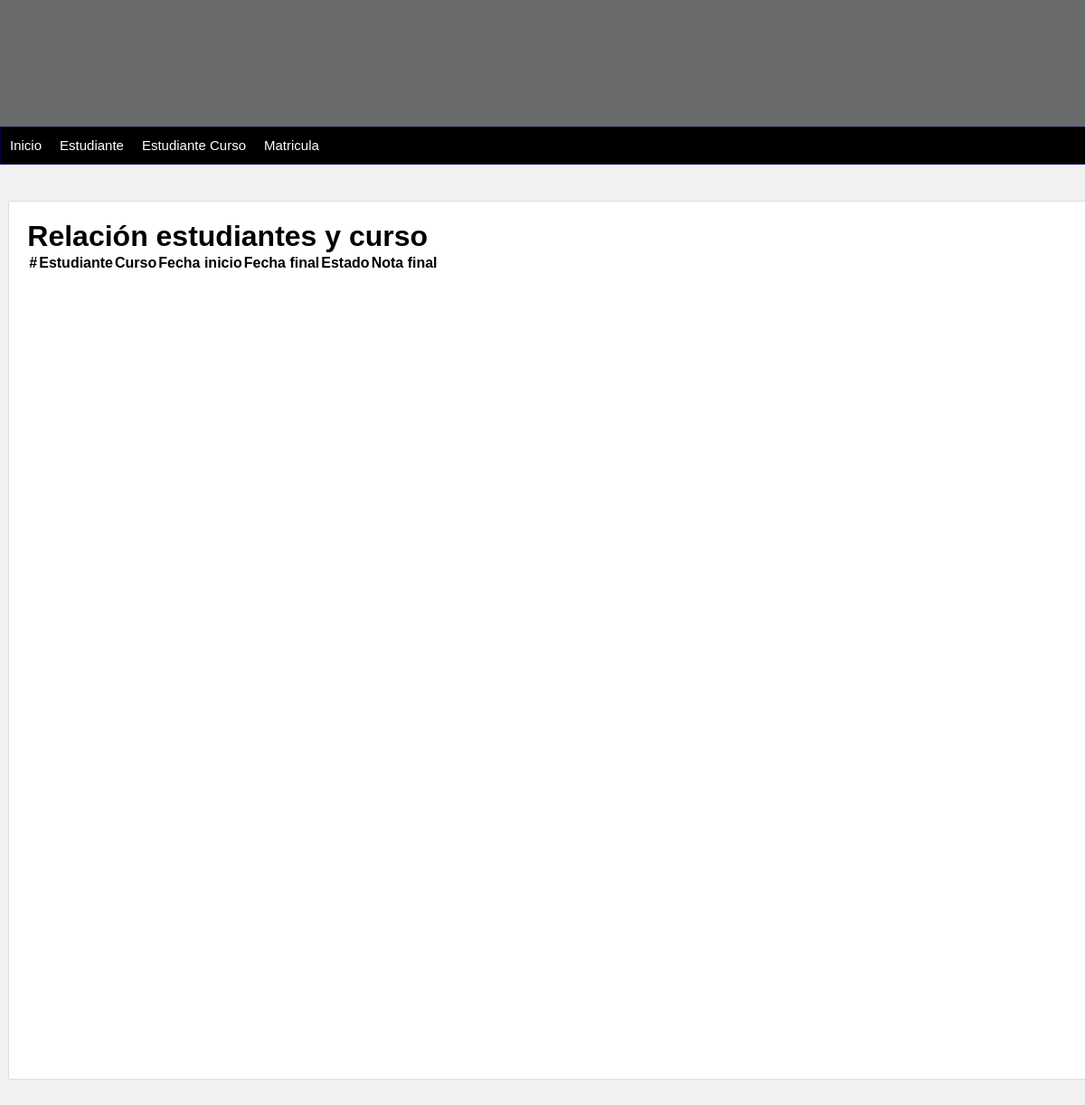
The page /estudianteCurso/ on the database as committed earlier.
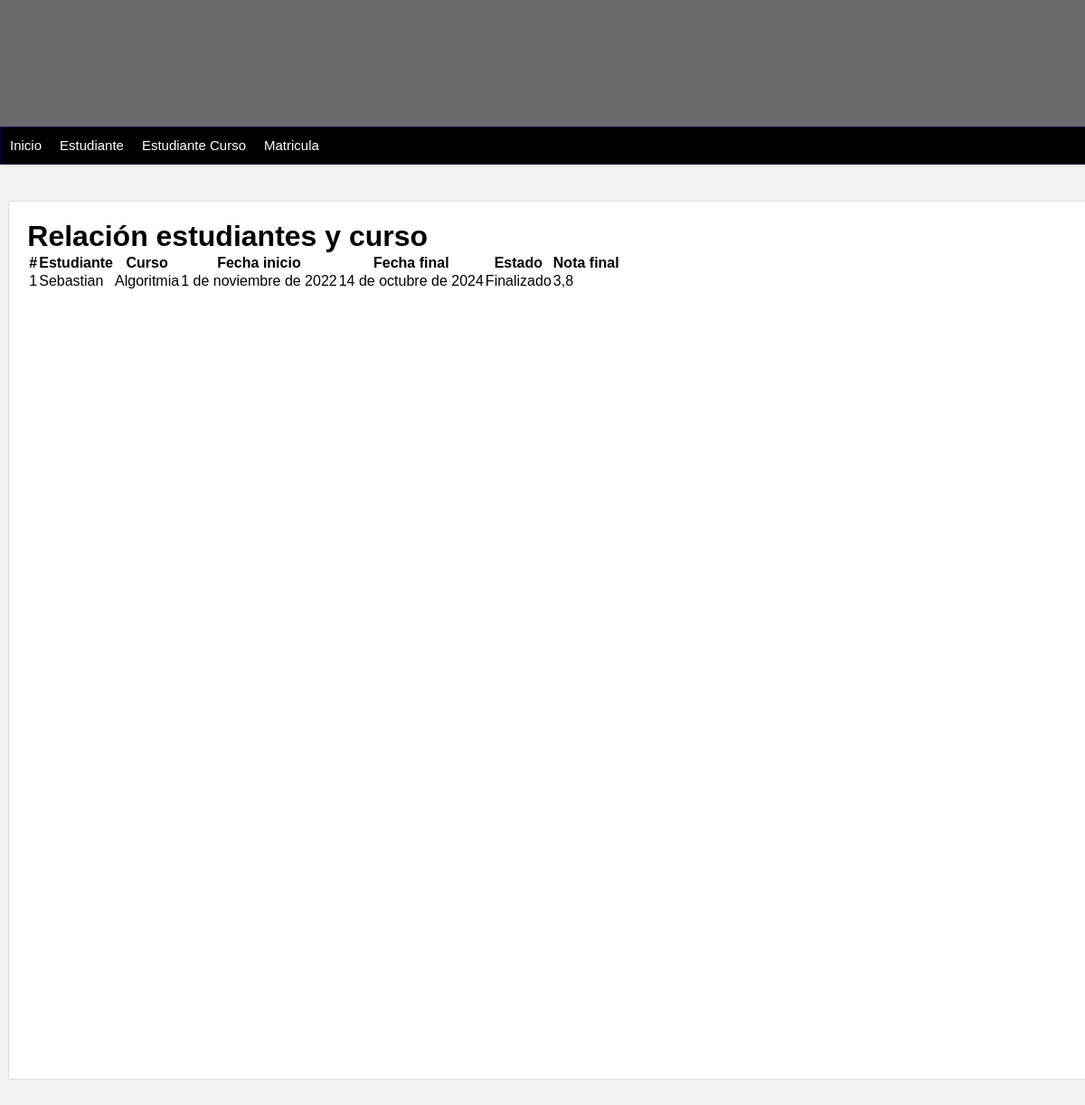
The same page on the database as committed later.
### curso/models.py (models this page shows, shortened)
class EstudianteYCurso(models.Model):
    dni = models.CharField(max_length=20, primary_key=True, default='SIN_DNI')
    nombre = models.CharField(max_length=100)
    curso = models.ForeignKey(Curso, null=False, blank=False, on_delete=models.CASCADE)
    fechadeinicio = models.DateField()
    fechefinal = models.DateField()
    estado = models.CharField(max_length=100)
    nota_final = models.FloatField()
    def __str__(self):
        return self.nombre

class Curso(models.Model):
    nombre = models.CharField(max_length=100)
    descripcion = models.TextField()
    duracion = models.IntegerField()
    capacidadMaxima = models.IntegerField()
    profesor = models.ForeignKey(Persona, on_delete=models.CASCADE, null=True, blank=True)
    def __str__(self):
        return self.nombre

### curso/views.py (the view)
# urls.py: path('estudianteCurso/',lista_estudiantes_cursos , name='EstudianteCurso'),
def lista_estudiantes_cursos(request):
    estudiantes_cursos = EstudianteYCurso.objects.all()
    print(estudiantes_cursos)
    return render(request, 'estudianteCurso.html', {'estudiantes_cursos': estudiantes_cursos})

### curso/templates/estudianteCurso.html (shortened to what this page needs)
{% extends "index.html" %}
  {% block content %}
  <div class="container">
      <h1>Relación estudiantes y curso</h1>
      <table class="table table-striped">
          <thead>
              <tr>
                  <th>#</th>
                  <th>Estudiante</th>
                  <th>Curso</th>
                  <th>Fecha inicio</th>
                  <th>Fecha final</th>
                  <th>Estado</th>
                  <th>Nota final</th>
              </tr>
          </thead>
          <tbody>
              {% for estudiante_curso in estudiantes_cursos %}
              <tr>
                  <td>{{ forloop.counter }}</td>
                  <td>{{ estudiante_curso.nombre}}</td>
                  <td>{{ estudiante_curso.curso}}</td>
                  <td>{{ estudiante_curso.fechadeinicio }}</td>
                  <td>{{ estudiante_curso.fechefinal }}</td>
                  <td>{{ estudiante_curso.estado }}</td>
                  <td>{{ estudiante_curso.nota_final }}</td>
              </tr>
              {% endfor %}
          </tbody>
      </table>
  </div>
  {% endblock %}

Rows that differ between the two databases and show on the page:
added EstudianteYCurso: nombre "Sebastian", curso "Algoritmia", fechadeinicio "1 de noviembre de 2022", fechefinal "14 de octubre de 2024", estado "Finalizado", nota_final "3,8"
